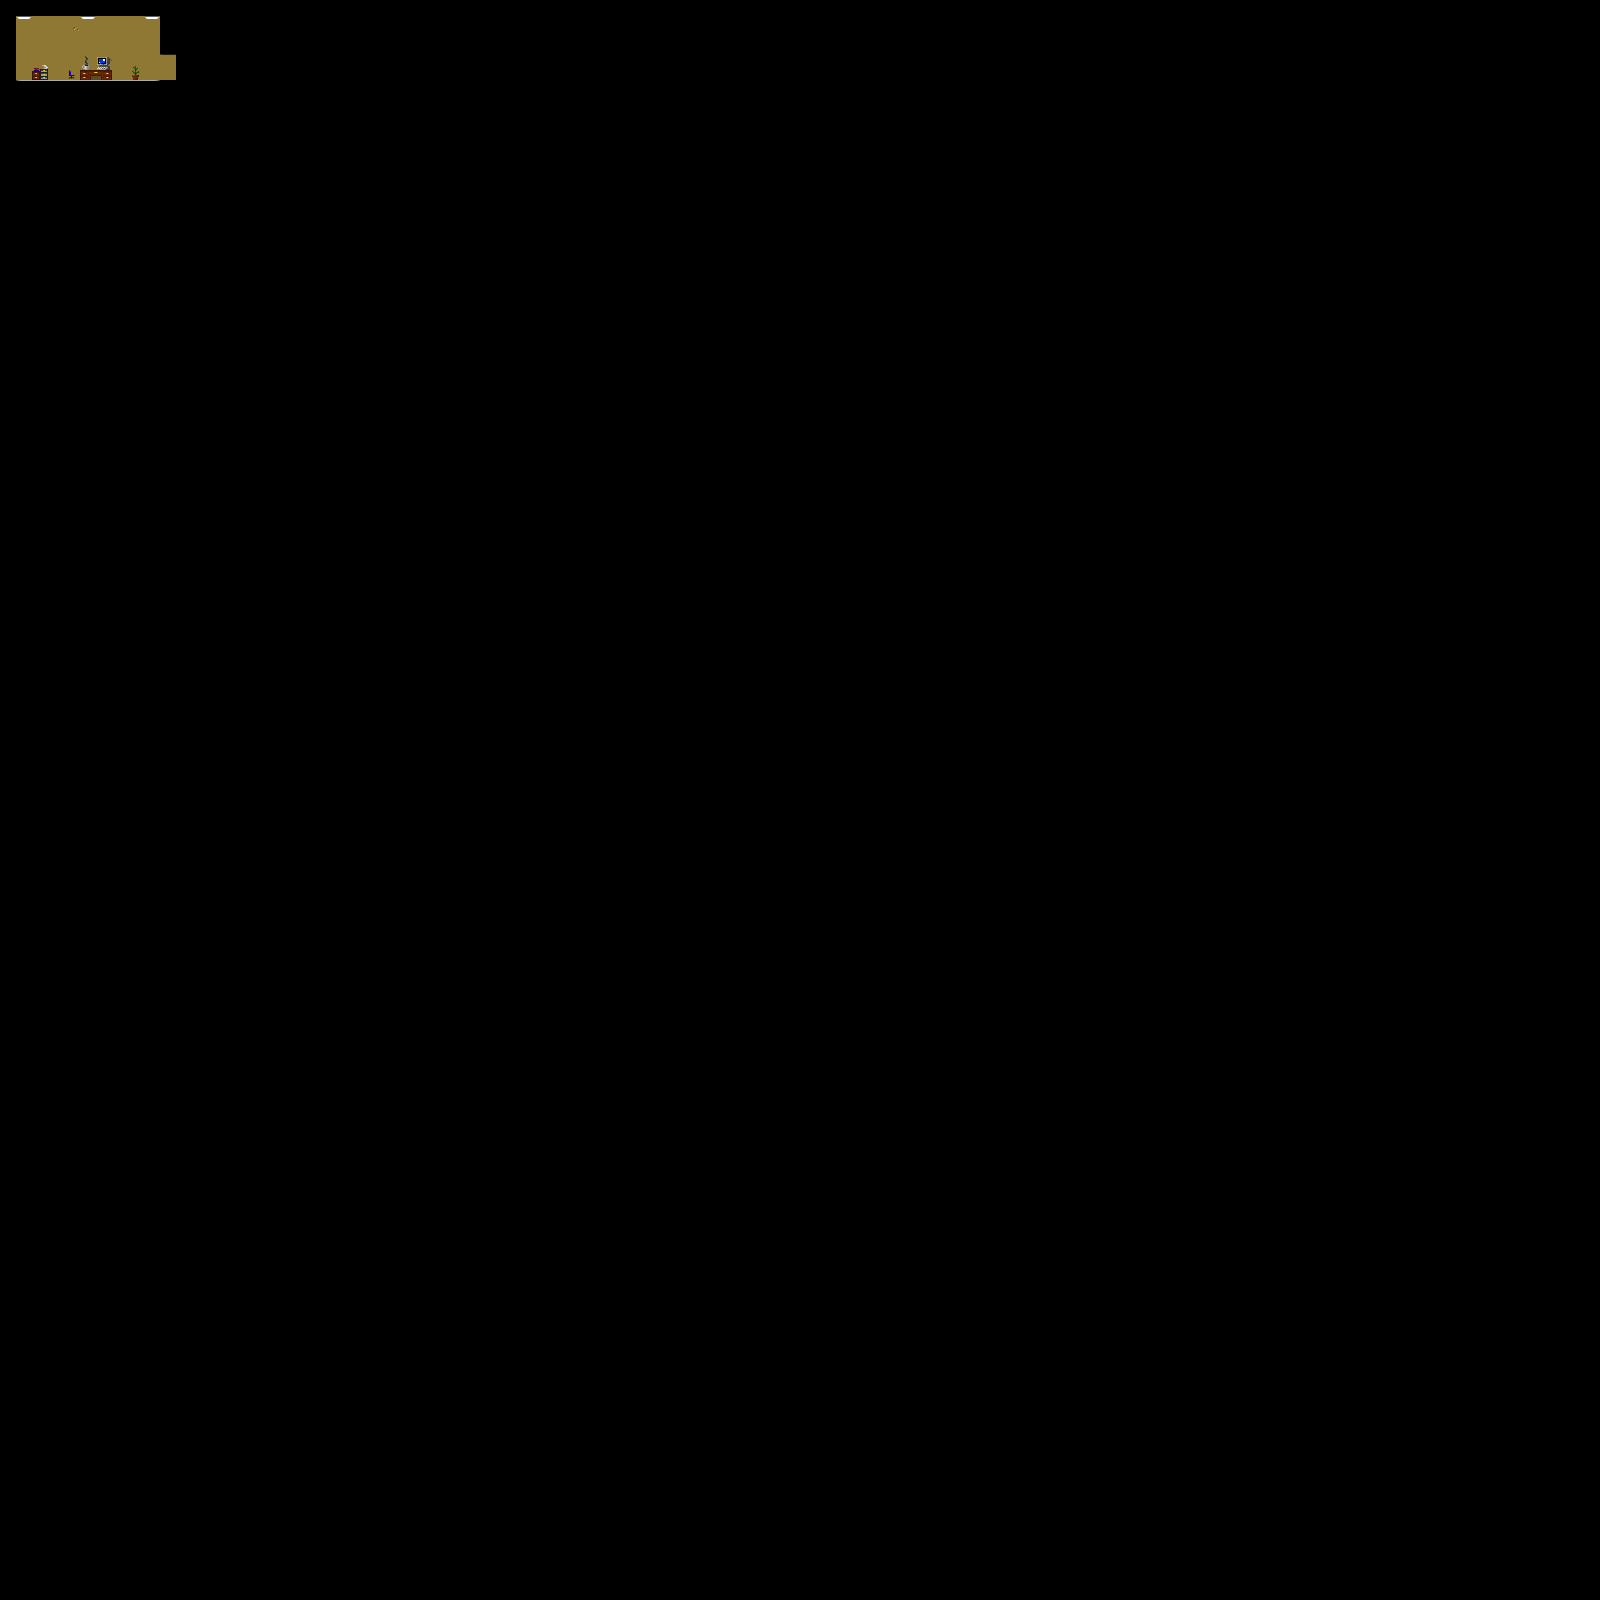

A 2D game scene composited from a Tiled map and its tileset images. What follows is a short description and the map's XML, with each tile layer's data collapsed to a summary:
An orthogonal 100x100 tile map with 16x16 px tiles, 1 tile layer (map), 2 tilesets.

<map version="1.0" orientation="orthogonal" width="100" height="100" tilewidth="16" tileheight="16" backgroundcolor="#750080">
 <tileset firstgid="1" name="office" tilewidth="16" tileheight="16">
  <image source="../fulloffice.png" trans="5555ff" width="176" height="96" />
  <tile id="0">
   <properties>
    <property name="blocked" value="true" />
   </properties>
  </tile>
  <tile id="12">
   <properties>
    <property name="blocked" value="false" />
   </properties>
  </tile>
  <tile id="13">
   <properties>
    <property name="blocked" value="false" />
   </properties>
  </tile>
  <tile id="14">
   <properties>
    <property name="blocked" value="false" />
   </properties>
  </tile>
  <tile id="38">
   <properties>
    <property name="blocked" value="false" />
   </properties>
  </tile>
  <tile id="39">
   <properties>
    <property name="blocked" value="false" />
   </properties>
  </tile>
  <tile id="43">
   <properties>
    <property name="blocked" value="true" />
   </properties>
  </tile>
  <tile id="46">
   <properties>
    <property name="blocked" value="false" />
   </properties>
  </tile>
  <tile id="48">
   <properties>
    <property name="blocked" value="false" />
   </properties>
  </tile>
  <tile id="49">
   <properties>
    <property name="blocked" value="false" />
   </properties>
  </tile>
  <tile id="50">
   <properties>
    <property name="blocked" value="false" />
   </properties>
  </tile>
  <tile id="52">
   <properties>
    <property name="blocked" value="false" />
   </properties>
  </tile>
  <tile id="53">
   <properties>
    <property name="blocked" value="false" />
   </properties>
  </tile>
  <tile id="56">
   <properties>
    <property name="blocked" value="true" />
   </properties>
  </tile>
  <tile id="57">
   <properties>
    <property name="blocked" value="true" />
   </properties>
  </tile>
  <tile id="65">
   <properties>
    <property name="blocked" value="true" />
   </properties>
  </tile>
 </tileset>
 <tileset firstgid="67" name="collision" tilewidth="16" tileheight="16">
  <image source="../collision.png" trans="5555ff" width="16" height="16" />
 </tileset>
 <layer name="map" width="100" height="100">
  <data>[10000 cells, 10000 non-empty, 15 distinct tile ids]</data>
 </layer>
</map>
